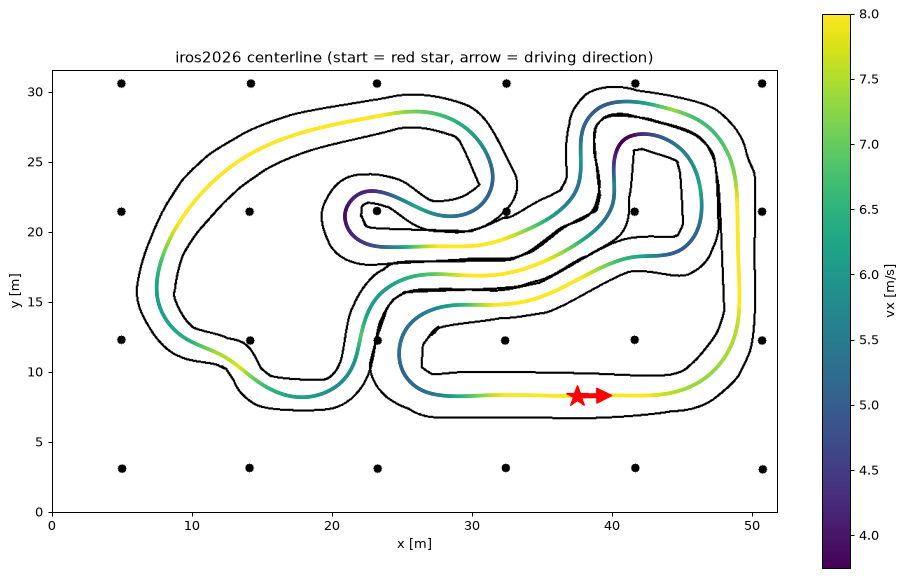
#> input picture racelines/iros2026/iros2026_centerline.png, 905 x 577 px
$ python clean_drawn_map.py ../../../../racelines/iros2026/iros2026_centerline.png out.png
#> lines starting #> are read from the running program, lines starting #| are printed output that depends on the picture; after the words box and inside, x2 and y2 are one past the last pixel; in counts of white or black regions, pixels touching at a corner belong together
#!/usr/bin/env python3
"""Turn a line-drawn track map into a ForzaETH map (track free, everything else occupied).

  python3 clean_drawn_map.py <drawn.png> <out.png> [--min-wall-px 60] [--wall-dilate 3]

A drawn map has thin black wall lines on white, so the track, the area outside it and the
islands inside it are all "free". ForzaETH's global planner skeletonizes the free space and
needs the track to be the only free region. This keeps only the free region that has holes
(the track ring), drops small black blobs first (grid dots, specks), thickens the 1-2 px wall
lines so the skeleton cannot leak diagonally between adjacent sections, and writes the result
as a 0/255 PNG. Resolution and origin are unchanged, so the map's YAML still applies.
"""
import argparse

import cv2
import numpy as np


def main():
    ap = argparse.ArgumentParser(description=__doc__, formatter_class=argparse.RawDescriptionHelpFormatter)
    ap.add_argument('src'); ap.add_argument('out')
    ap.add_argument('--min-wall-px', type=int, default=60, help='black blobs smaller than this are erased')
    ap.add_argument('--wall-dilate', type=int, default=3, help='square kernel (px) the walls are thickened by')
    a = ap.parse_args()

    img = cv2.imread(a.src, cv2.IMREAD_GRAYSCALE)
#> img: shape (577, 905); min 0, max 255, mean 239.3
    wall = (img < 128).astype(np.uint8)
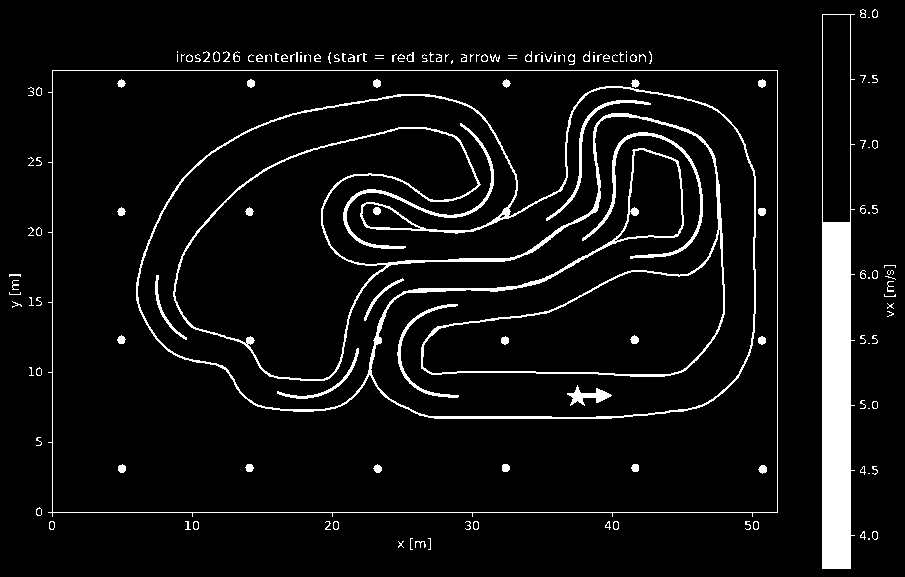
#> wall: shape (577, 905); values 0 (black) and 1 (white), 6.4% white; 164 white regions (63 under 20 px), largest, box (x1, y1, x2, y2) and area: (822, 14, 855, 569) 10542, (136, 86, 756, 419) 6472, (173, 113, 725, 381) 5749
    n, lab, stats, _ = cv2.connectedComponentsWithStats(wall, connectivity=8)
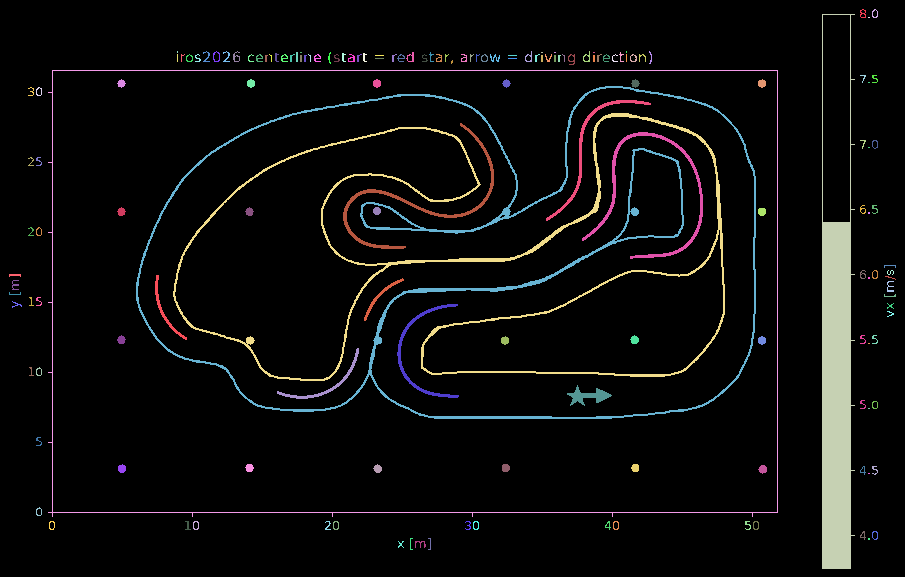
#> lab: shape (577, 905) int32; 165 distinct labels, from 0 to 164; one colour per label, 0 black
#> n = 165; stats = 165 rows, first 6: [0, 0, 905, 577, 488990], [860, 9, 6, 9, 28], [872, 9, 6, 9, 24], [822, 14, 33, 555, 10542], [868, 17, 2, 1, 2], [177, 51, 1, 2, 2]
    for i in range(1, n):
        if stats[i, cv2.CC_STAT_AREA] < a.min_wall_px:
            wall[lab == i] = 0
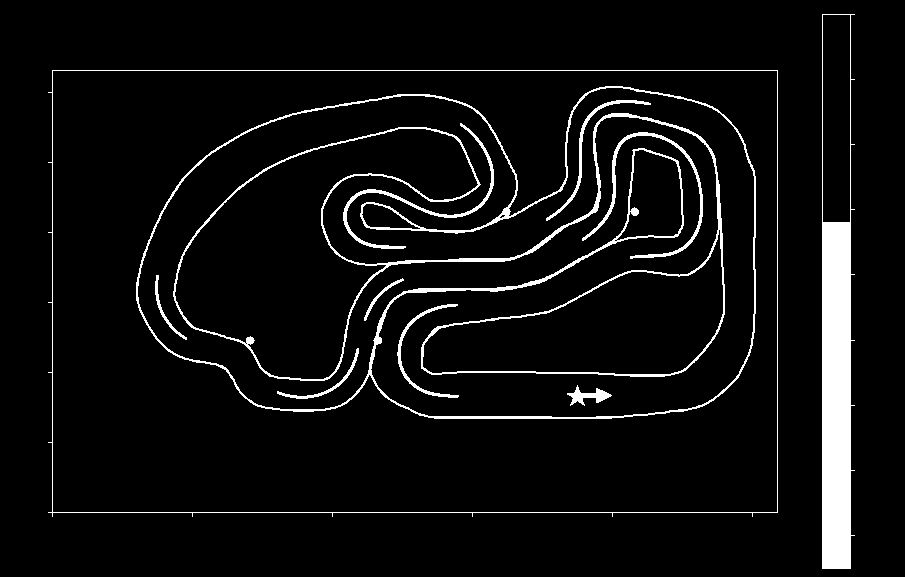
#> wall: shape (577, 905); values 0 (black) and 1 (white), 5.7% white; 12 white regions, largest, box (x1, y1, x2, y2) and area: (822, 14, 855, 569) 10542, (136, 86, 756, 419) 6472, (173, 113, 725, 381) 5749
    if a.wall_dilate > 1:
        wall = cv2.dilate(wall, np.ones((a.wall_dilate, a.wall_dilate), np.uint8))
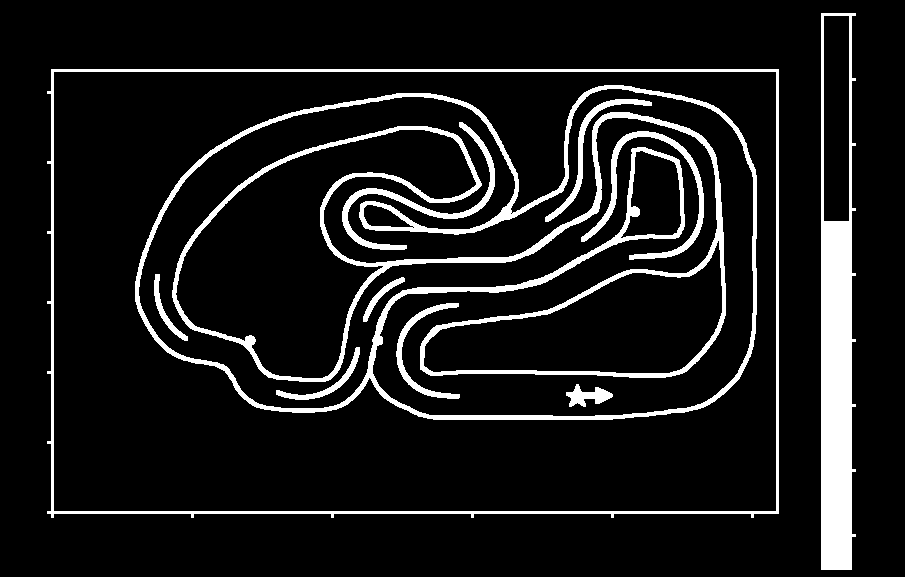
#> wall: shape (577, 905); values 0 (black) and 1 (white), 9.9% white; 12 white regions, largest, box (x1, y1, x2, y2) and area: (135, 85, 757, 420) 12924, (821, 13, 856, 570) 12250, (172, 112, 726, 382) 11394

    free = (1 - wall).astype(np.uint8)
    n, lab, stats, _ = cv2.connectedComponentsWithStats(free, connectivity=4)
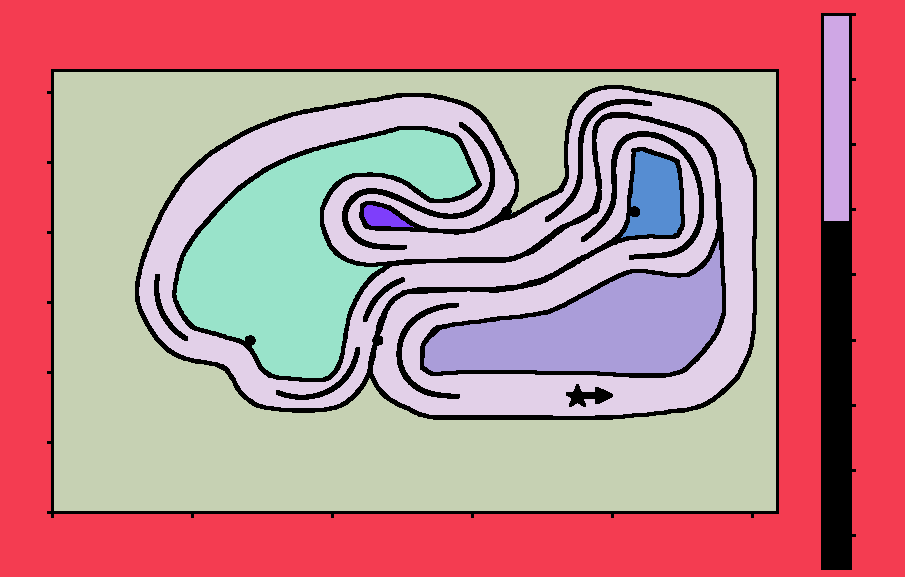
#> lab: shape (577, 905) int32; 11 distinct labels, from 0 to 10; one colour per label, 0 black
#> n = 11; stats = [[47, 13, 809, 557, 51621], [0, 0, 905, 577, 180694], [824, 16, 25, 205, 5125], [54, 72, 722, 439, 145741], [139, 89, 614, 327, 81437], [176, 130, 300, 248, 32988], [621, 151, 60, 87, 3612], [364, 205, 49, 22, 641], [511, 213, 1, 1, 1], [413, 227, 1, 1, 1], [424, 241, 298, 132, 20324]]
    track = None
    for i in range(1, n):
        x, y, w, h, area = stats[i]
        if x == 0 or y == 0 or x + w == img.shape[1] or y + h == img.shape[0]:
            continue   # outside the track
        comp = (lab == i).astype(np.uint8)
        cnts, _ = cv2.findContours(comp, cv2.RETR_EXTERNAL, cv2.CHAIN_APPROX_NONE)
        filled = np.zeros_like(comp)
        cv2.drawContours(filled, cnts, -1, 1, cv2.FILLED)
        holes = int(filled.sum()) - int(area)
        print(f'free region {i}: {area} px, holes {holes} px')
        if holes > 0 and (track is None or area > track[1]):
            track = (i, area)
#> this loop made 10 passes
#> (x, y, w, h, area, holes, track) on pass 3: (54, 72, 722, 439, 145741, 171217, (3, 145741))
#> (x, y, w, h, area, holes) on passes 2, 4, 5, 6, 7, 10: (824, 16, 25, 205, 5125, 0), (139, 89, 614, 327, 81437, 72601), (176, 130, 300, 248, 32988, 0), (621, 151, 60, 87, 3612, 0), (364, 205, 49, 22, 641, 0), (424, 241, 298, 132, 20324, 0)
#| free region 2: 5125 px, holes 0 px
#| free region 3: 145741 px, holes 171217 px
#| free region 4: 81437 px, holes 72601 px
#| free region 5: 32988 px, holes 0 px
#| free region 6: 3612 px, holes 0 px
#| free region 7: 641 px, holes 0 px
#| free region 8: 1 px, holes 0 px
#| free region 9: 1 px, holes 0 px
#> (further printed lines are left out)
#> pass 3, in main, `comp = (lab == i).astype(np.uint8)`:
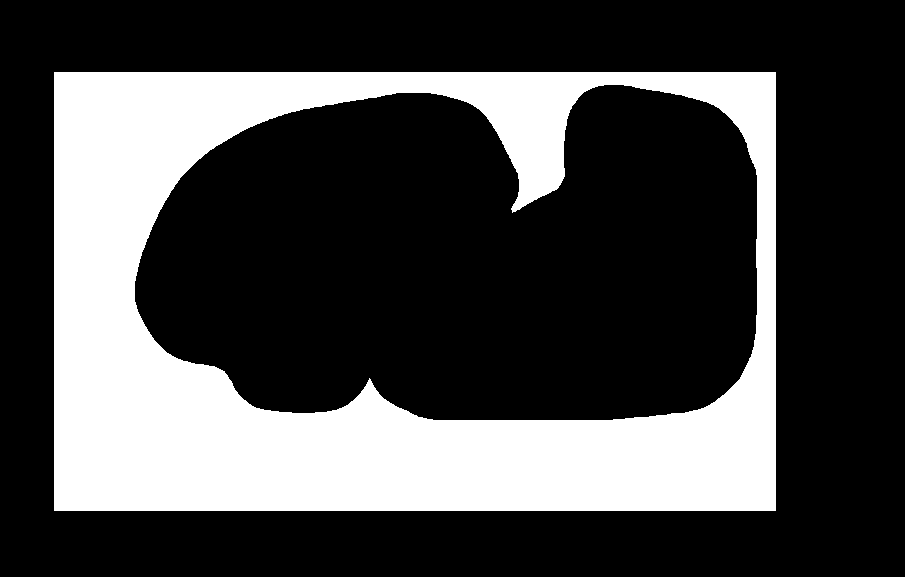
#> comp: shape (577, 905); values 0 (black) and 1 (white), 27.9% white; 1 white region, box (x1, y1, x2, y2) and area: (54, 72, 776, 511) 145741
#> after the loop:
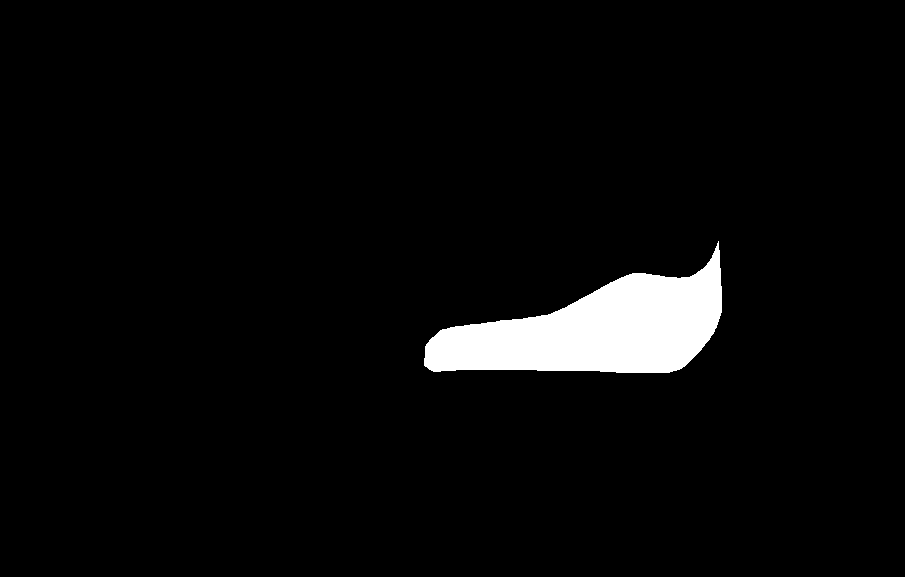
#> comp: shape (577, 905); values 0 (black) and 1 (white), 3.9% white; 1 white region, box (x1, y1, x2, y2) and area: (424, 241, 722, 373) 20324
    if track is None:
        raise SystemExit('No free region with a hole: the walls do not form a closed track.')
    out = np.where(lab == track[0], 255, 0).astype(np.uint8)
    cv2.imwrite(a.out, out)
    print(f'Track region {track[0]}: {track[1]} px -> {a.out}')
#| Track region 3: 145741 px -> out.png


if __name__ == '__main__':
    main()
